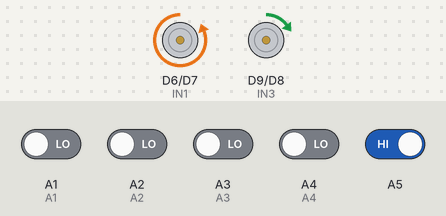
The sketch below on a simulated Arduino Zero (SAMD21). Shown: motor-driver pin pairs drawn as motors (green arrow = first pin HIGH = forward, orange = second pin HIGH = backward, longer = more drive, scaled by the enable pin). The test bench sets the inputs (shaded band); at power-on: A5 HIGH, A1–4 LOW.

Above: at 1.2 s.
1.3 s: A5 driven LOW
At 1.9 s:
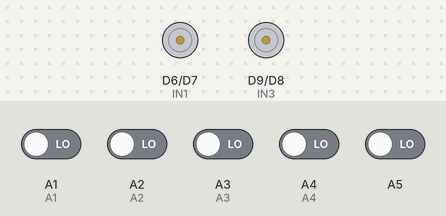
2.8 s: A5 driven HIGH
At 4.0 s:
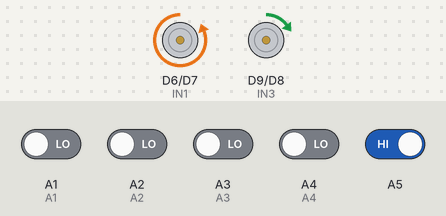
4.3 s: A1 driven HIGH and A2 driven HIGH and A3 driven HIGH and A4 driven HIGH and A5 driven LOW
At 5.4 s:
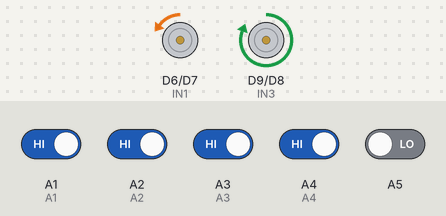
5.8 s: A1 driven LOW
At 6.5 s:
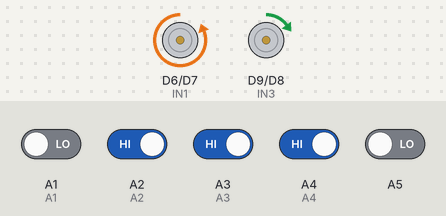
Timing chart, 0 to 8.3 s (numbered marks = the images above; inputs shaded):
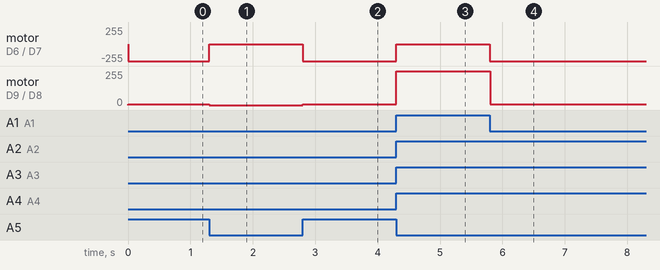

The sketch:

PID2.ino
```cpp
//ล้อซ้าย
int ENA = 10;
int IN1 = 6;
int IN2 = 7;
//ล้อขวา
int ENB = 5;
int IN3 = 9;
int IN4 = 8;
//ใช้เก็บค่าที่อ่านได้จากเซ็นเซอร์ TCRT5000L ทั้ง 5 หัวa
int SS_0 = 1;
int SS_1 = 1;
int SS_2 = 1;
int SS_3 = 1;
int SS_4 = 1;
//กำหนดค่าเริ่มต้นให้กับการทำ PID
int Int_Speed = 4095;  // ค่าความเร็วเบื้องต้นของหุ่นยนต์ที่ถูกกำหนดไว้ที่ Duty Cycle ของ PWM 1125 (0 - 4095)
int moreErr = 16;
float Kp = 50, Kd = Kp * 2.5;  // ค่าอัตราขยายของ P และ ของ D
float Err = 0, P = 0, D = 0, PID_Val = 0;
float Prev_Err = 0;  // Error ในอดีต

void setup() {
  // put your setup code here, to run once:
  pinMode(ENA, OUTPUT);
  pinMode(ENB, OUTPUT);
  pinMode(IN1, OUTPUT);
  pinMode(IN2, OUTPUT);
  pinMode(IN3, OUTPUT);
  pinMode(IN4, OUTPUT);

  pinMode(14, INPUT);  //A0
  pinMode(15, INPUT);  //A1
  pinMode(16, INPUT);  //A2
  pinMode(17, INPUT);  //A3
  pinMode(18, INPUT);  //A4

  analogWriteResolution(12);  //0-4095

  Serial.begin(9600);
}

void loop() {
  // put your main code here, to run repeatedly:
  Read_Sensors();
  if ((SS_4 == 0) && (SS_3 == 0) && (SS_2 == 0) && (SS_1 == 0) && (SS_0 == 0)) {
    stop();
  } else {
    PID();
    MotorCon();
  }
}

void PID() {
  P = Err;
  D = Err - Prev_Err;
  PID_Val = (Kp * P) + (Kd * D);
  Prev_Err = Err;
}

void MotorCon() {
  //กำหนดพารามิเตอร์ที่ L298N เพื่อให้หุ่นยนต์เดินไปด้านหน้า
  digitalWrite(IN1, LOW);
  digitalWrite(IN2, HIGH);
  digitalWrite(IN3, HIGH);
  digitalWrite(IN4, LOW);
  //นำค่าที่ได้จากการคำนวณ PID มาทำการเพิ่มหรือรถค่า PWM ที่ล้อซ้ายและล้อขวา
  int Speed_L = Int_Speed - PID_Val;
  int Speed_R = Int_Speed + PID_Val;
  //กำหนดให้ค่า PWM ไม่ควรเกินค่าระหว่าง 0 - 4095
  constrain(Speed_L, 0, 4095);
  constrain(Speed_R, 0, 4095);
  //ขับมอเตอร์ให้เคลื่อนที่ไปตามค่าที่ได้จากการคำนวณ PID
  analogWrite(ENA, Speed_L);
  analogWrite(ENB, Speed_R);
}

void stop() {
  digitalWrite(IN1, LOW);
  digitalWrite(IN2, LOW);
  digitalWrite(IN3, LOW);
  digitalWrite(IN4, LOW);
}

void Read_Sensors() {
  // ทำการอ่่านค่าเซ็นเซอร์ที่ขาอินพุตแอนาล็อกตั้งแต่ขา A1 - A5
  SS_0 = digitalRead(19);
  SS_1 = digitalRead(18);
  SS_2 = digitalRead(17);
  SS_3 = digitalRead(16);
  SS_4 = digitalRead(15);

  int count = SS_0 + SS_1 + SS_2 + SS_3 + SS_4;

  if (count == 1 || count == 2 || count == 3) {
    // Logic for turning to the other direction
    Err = -64 - moreErr;
  } else if ((SS_4 == 1) && (SS_3 == 1) && (SS_2 == 1) && (SS_1 == 1) && (SS_0 == 0)) {
    Err = 64 + moreErr;
  } else if ((SS_4 == 1) && (SS_3 == 1) && (SS_2 == 1) && (SS_1 == 0) && (SS_0 == 0)) {
    Err = 64 + moreErr;
  } else if ((SS_4 == 1) && (SS_3 == 1) && (SS_2 == 0) && (SS_1 == 0) && (SS_0 == 0)) {
    Err = -64 - moreErr;
  } else if ((SS_4 == 1) && (SS_3 == 1) && (SS_2 == 0) && (SS_1 == 0) && (SS_0 == 1)) {
    Err = 32 + moreErr;
  } else if ((SS_4 == 1) && (SS_3 == 1) && (SS_2 == 1) && (SS_1 == 0) && (SS_0 == 1)) {
    Err = 32 + moreErr;
  } else if ((SS_4 == 1) && (SS_3 == 1) && (SS_2 == 0) && (SS_1 == 0) && (SS_0 == 1)) {
    Err = 16 + moreErr;
  } else if ((SS_4 == 1) && (SS_3 == 1) && (SS_2 == 0) && (SS_1 == 1) && (SS_0 == 1)) {
    Err = 0;
  } else if ((SS_4 == 1) && (SS_3 == 0) && (SS_2 == 0) && (SS_1 == 1) && (SS_0 == 1)) {
    Err = -16 - moreErr;
  } else if ((SS_4 == 1) && (SS_3 == 0) && (SS_2 == 1) && (SS_1 == 1) && (SS_0 == 1)) {
    Err = -32 - moreErr;
  } else if ((SS_4 == 0) && (SS_3 == 0) && (SS_2 == 1) && (SS_1 == 1) && (SS_0 == 1)) {
    Err = -32 - moreErr;
  } else if ((SS_4 == 0) && (SS_3 == 1) && (SS_2 == 1) && (SS_1 == 1) && (SS_0 == 1)) {
    Err = -64 - moreErr;
  } else if ((SS_4 == 1) && (SS_3 == 0) && (SS_2 == 0) && (SS_1 == 1) && (SS_0 == 1)) {
    Err = -64 - moreErr;
  } else if ((SS_4 == 0) && (SS_3 == 0) && (SS_2 == 0) && (SS_1 == 1) && (SS_0 == 1)) {
    Err = 64 + moreErr;
  } else if ((SS_4 == 0) && (SS_3 == 0) && (SS_2 == 0) && (SS_1 == 0) && (SS_0 == 1)) {
    Err = -64 - moreErr;
  } else if ((SS_4 == 1) && (SS_3 == 1) && (SS_2 == 1) && (SS_1 == 1) && (SS_0 == 1)) {
    if (Err == -64) {
      Err = -80 - moreErr;
    } else if (Err == 64) {
      Err = 80 + moreErr;
    }
  }
}

//   if ((SS_4 == 1) && (SS_3 == 1) && (SS_2 == 1) && (SS_1 == 1) && (SS_0 == 0)) {
//     Err = 64 + moreErr;
//   } else if ((SS_4 == 1) && (SS_3 == 1) && (SS_2 == 1) && (SS_1 == 0) && (SS_0 == 0)) {
//     Err = 64 + moreErr;
//   } else if (((SS_4 == 1) && (SS_3 == 1) && (SS_2 == 0) && (SS_1 == 0) && (SS_0 == 0))) {
//     Err = 64 + moreErr;
//   } else if (((SS_4 == 1) && (SS_3 == 0) && (SS_2 == 0) && (SS_1 == 0) && (SS_0 == 0))) {
//     Err = 64 + moreErr;
//   } else if ((SS_4 == 1) && (SS_3 == 1) && (SS_2 == 1) && (SS_1 == 0) && (SS_0 == 1)) {
//     Err = 32 + moreErr;
//   } else if ((SS_4 == 1) && (SS_3 == 1) && (SS_2 == 0) && (SS_1 == 0) && (SS_0 == 1)) {
//     Err = 16 + moreErr;
//   } else if ((SS_4 == 1) && (SS_3 == 1) && (SS_2 == 0) && (SS_1 == 1) && (SS_0 == 1)) {
//     Err = 0;
//   }


//   else if ((SS_4 == 1) && (SS_3 == 0) && (SS_2 == 0) && (SS_1 == 1) && (SS_0 == 1)) {
//     Err = -16 - moreErr;
//   } else if ((SS_4 == 1) && (SS_3 == 0) && (SS_2 == 1) && (SS_1 == 1) && (SS_0 == 1)) {
//     Err = -32 - moreErr;
//   } else if ((SS_4 == 0) && (SS_3 == 0) && (SS_2 == 1) && (SS_1 == 1) && (SS_0 == 1)) {
//     Err = -64 - moreErr;
//   } else if ((SS_4 == 0) && (SS_3 == 0) && (SS_2 == 0) && (SS_1 == 1) && (SS_0 == 1)) {
//     Err = -64 - moreErr;
//   } else if ((SS_4 == 0) && (SS_3 == 0) && (SS_2 == 0) && (SS_1 == 0) && (SS_0 == 1)) {
//     Err = -64 - moreErr;
//   } else if ((SS_4 == 0) && (SS_3 == 1) && (SS_2 == 1) && (SS_1 == 1) && (SS_0 == 1)) {
//     Err = -64 - moreErr;
//   } else if ((SS_4 == 1) && (SS_3 == 1) && (SS_2 == 1) && (SS_1 == 1) && (SS_0 == 1)) {
//     if (Err == -64 - moreErr) {
//       Err = -80 - moreErr;
//     } else if (Err == 64 + moreErr) {
//       Err = 80 + moreErr;
//     }
//   }
// }
```

Measured:
- after the input at 1.3 s, motor on D6 (IN1) / D7 (IN2): backward 255/255 → stopped at once; motor on D9 (IN3) / D8 (IN4): forward 5/255 → stopped at once
- after the input at 2.8 s, motor on D6 (IN1) / D7 (IN2): stopped → backward 255/255 at once; motor on D9 (IN3) / D8 (IN4): stopped → forward 5/255 at once
- after the input at 4.3 s, motor on D6 (IN1) / D7 (IN2): backward 255/255 → backward 5/255 at once; motor on D9 (IN3) / D8 (IN4): forward 5/255 → forward 255/255 at once
- after the input at 5.8 s, motor on D6 (IN1) / D7 (IN2): backward 5/255 → backward 255/255 at once; motor on D9 (IN3) / D8 (IN4): forward 255/255 → forward 5/255 at once
